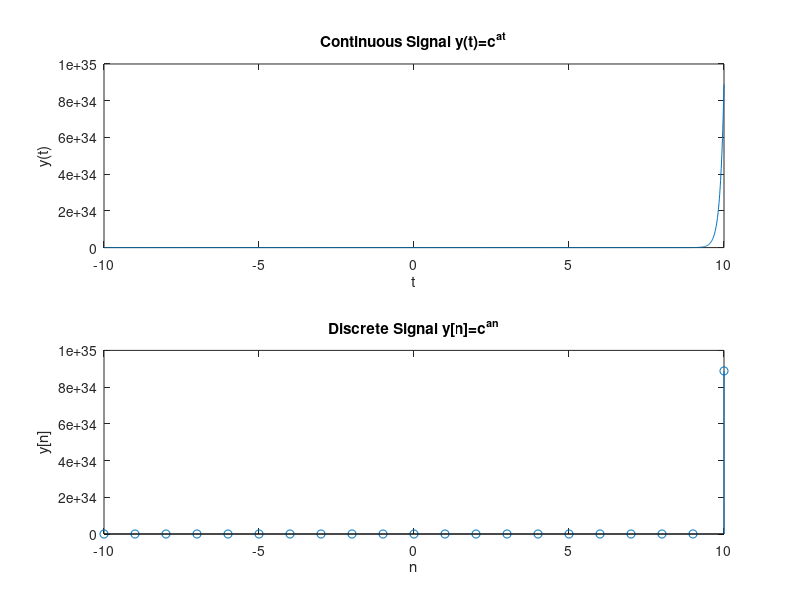

Reproduce this figure in MATLAB.
t=-10:0.01:10;
n=-10:10;
c = input('Enter the value of c\n');
a= input('Enter the value of a\n');
y=power(c, a*t);
z=power(c, a*n);
subplot(2,1,1);
plot(t,y);
xlabel('t');
ylabel('y(t)');
title('Continuous Signal y(t)=c^{at}');
subplot(2,1,2);
stem(n,z);
xlabel('n');
ylabel('y[n]');
title('Discrete Signal y[n]=c^{an}');
